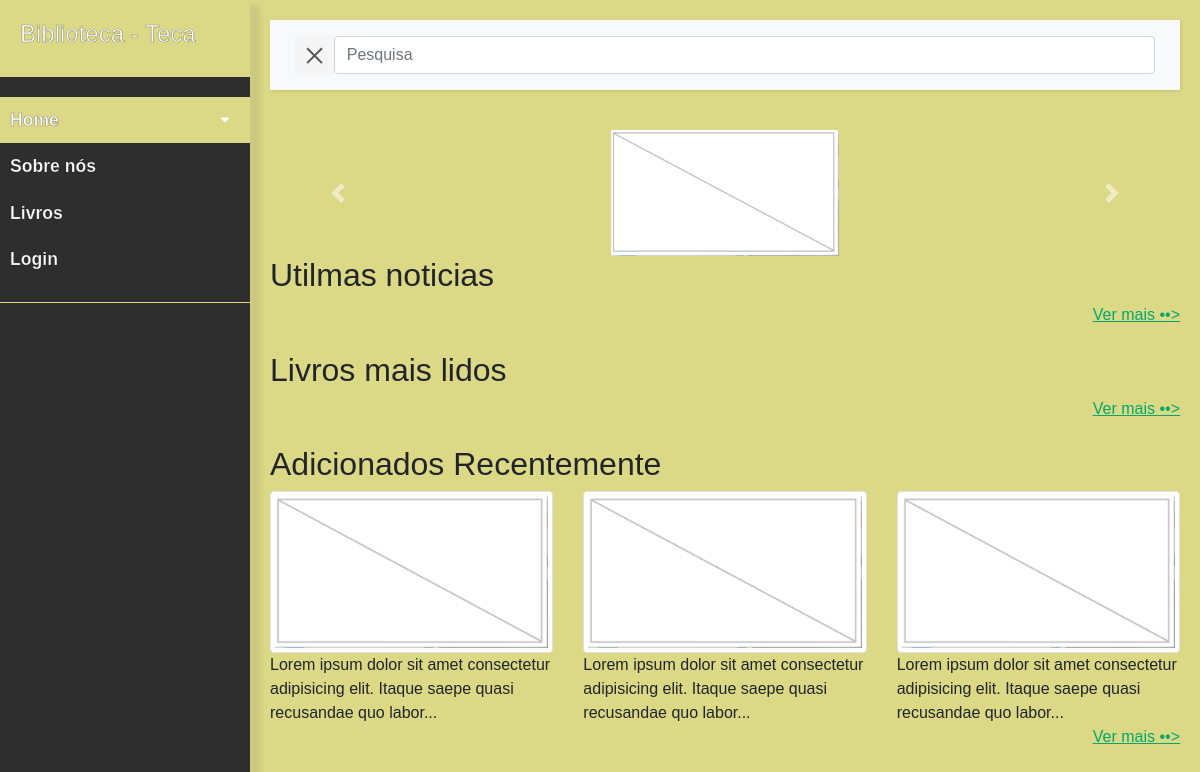
Before: / with the older database file.
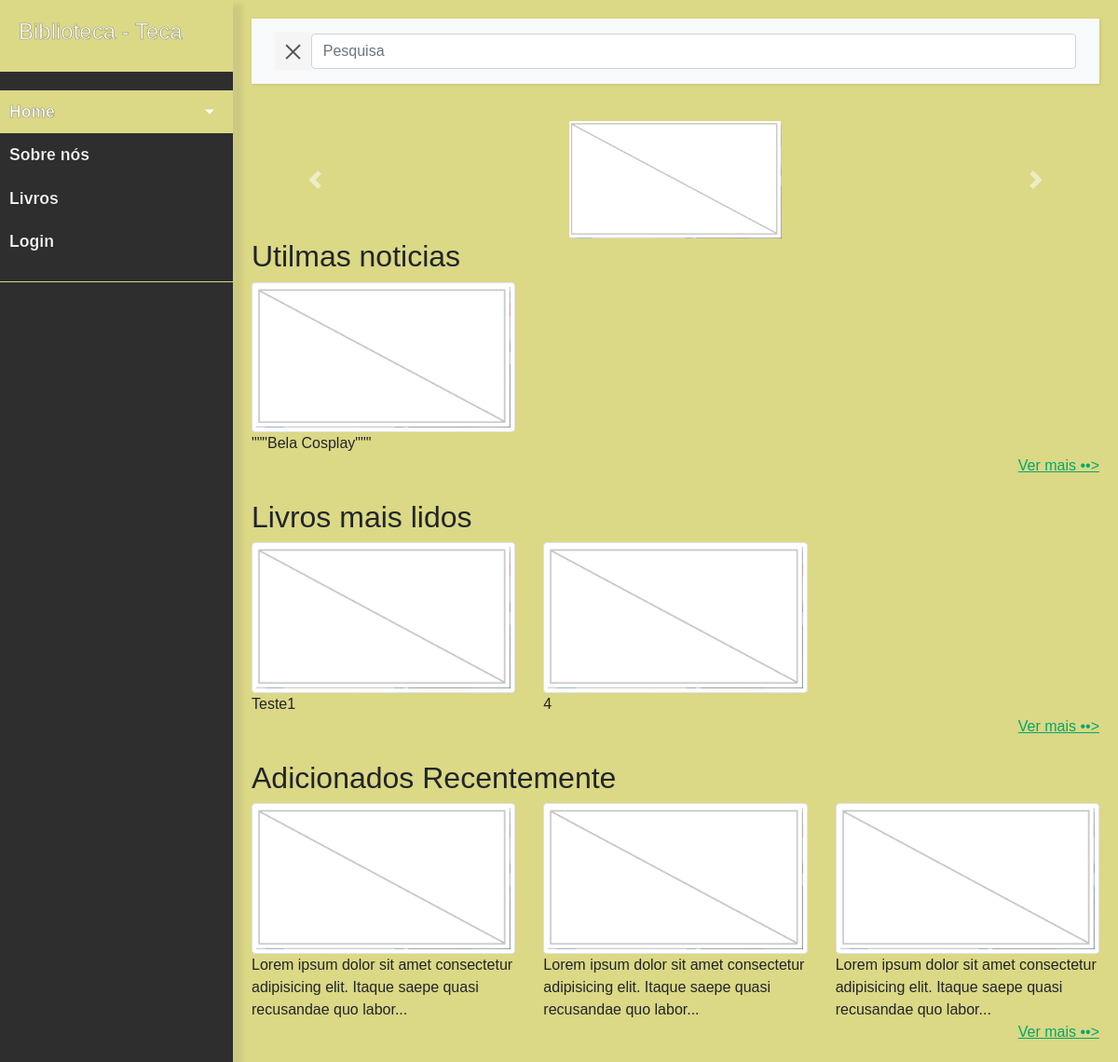
After: the same page with the newer database file.
### tables this page shows
CREATE TABLE `noticias` (
  `idNoticias` int(11) NOT NULL,
  `titulo` varchar(150) NOT NULL,
  `data_publicao` date NOT NULL,
  `autor` varchar(250) NOT NULL,
  `texto` varchar(550) NOT NULL,
  `imagem_idImagem` int(11) NOT NULL
);

CREATE TABLE `livro` (
  `idlivro` int(11) NOT NULL,
  `titulo` varchar(125) NOT NULL,
  `autor` varchar(250) NOT NULL,
  `editora` varchar(125) NOT NULL,
  `isbn` int(11) NOT NULL,
  `sinopse` varchar(550) DEFAULT NULL,
  `imagem_idImagem` int(11) NOT NULL
);

### Banco/CRUD.php (called while the page is built, shortened)
<?php
class BancoBi{
    protected $pdo;
    public function __construct(\PDO $pdo)
    {
        $this->pdo = $pdo;
        $this->pdo->setAttribute(\PDO::ATTR_ERRMODE, \PDO::ERRMODE_EXCEPTION);
    }
    public function SelectAllCrud($tableName, $fields='*')
    {
        $sel = $this->pdo->prepare("SELECT $fields FROM $tableName");
        $sel->execute();
        $rows = $sel->fetchAll(PDO::FETCH_ASSOC);
        return $rows;
    }
}
?>

### conectar.php (called while the page is built, shortened)
<?php
include_once('Banco/CRUD.php');
$dsn	= 	"mysql:dbname=".SS_DB_NAME.";host=".SS_DB_HOST."";
$pdo = new PDO($dsn, SS_DB_USER, SS_DB_PASSWORD);
$db 	=	new BancoBi($pdo);
?>

### index.php (the view, shortened to what this page needs)
<?php
    require("header.php");
 ?>
<body>
<div class="wrapper">
<?php require("sidebar.php"); ?>
    <div id="content">
     <?php
     include("pesquisa.php");
     include("carrosel.php");
     include("conectar.php");?>
        <h2>Utilmas noticias</h2>
        <div class="row">
       <?php
        $limit=3;
        $imprime3= $db->SelectAllCrud("noticias","*",$limit);
        if(count($imprime3)>0){
            foreach($imprime3 as $val){
        ?>
            <?php
            echo"     <div class='col-1 col-sm-4'>
                        <img src='images/teste.jpg' class='img-thumbnail'>".mb_strimwidth($val["texto"], 0, 100, "...")."</div>";
               ?>
        <?php
            }
        }else{}
        ?>
         </div>
        <div style="color:#00a86b; text-align: right;">
            <a href="#" ><u>Ver mais ••></u></a>
        </div>
        <br>
        <h2>Livros mais lidos</h2>
       <div class="row">
       <?php
        $limit=3;
        $imprime3= $db->SelectAllCrud("livro","*",$limit);
        if(count($imprime3)>0){
            foreach($imprime3 as $val){
        ?>
       <?php
     echo"
                <div class='col-1 col-sm-4'>
                <img src='images/teste.jpg' class='img-thumbnail'>".mb_strimwidth($val["titulo"], 0, 100, "...")."</div>";
           ?>
         <?php
            }
        }else{}
        ?>
       </div>
       <div style="color:#00a86b; text-align: right;">
             <a href="#" ><u>Ver mais ••></u></a>
        </div>
        <br>
        <h2>Adicionados Recentemente</h2>
       <div class="row">
       <?php
       for ($i = 1; $i <= 3; $i++) {
           $text =" Lorem ipsum dolor sit amet consectetur adipisicing elit. Itaque saepe quasi recusandae quo labore praesentium ";
     echo"     <div class='col-1 col-sm-4'>
                   <img src='images/teste.jpg' class='img-thumbnail'>".mb_strimwidth($text, 0, 100, "...")."</div>";
            } ?>
       </div>
       <div style="color:#00a86b; text-align: right;">
             <a href="#" ><u>Ver mais ••></u></a>
        </div>
        </div>
</div>
</body>
</html>

### header.php (shortened to what this page needs)
<!DOCTYPE html>
<html>
<head>
    <link rel="stylesheet" href="css/bootstrap.css">
    <link rel="stylesheet" href="css/style.css">
</head>

### sidebar.php
<nav id="sidebar">
        <div class="sidebar-header">
            <h4>Biblioteca - Teca</h4>
        </div>
        <ul class="list-unstyled components">
            <li class="active">
                <a href="#homeSubmenu" data-toggle="collapse" aria-expanded="false" class="dropdown-toggle">Home</a>
            </li>
            <li>
                <a href="#">Sobre nós</a>
            </li>
            <li>
                <a href="#">Livros</a>
            </li>
            <li>
                <a href="admin/login.php">Login</a>
            </li>
        </ul>
    </nav>

### pesquisa.php (shortened to what this page needs)
<nav class="navbar navbar-expand-lg navbar-light bg-light">
            <div class="container-fluid">
                            <button type="button" id="sidebarCollapse" class="navbar-btn">
                            <span></span>
                            </button>
                            <input type="text" class="form-control" placeholder="Pesquisa">
            </div>
        </nav>

### carrosel.php (shortened to what this page needs)
 <center>
     <div id="carouselExampleControls" class="carousel slide" data-ride="carousel">
        <div class="carousel-inner">
            <div class="carousel-item active">
                     <img class="d-block w-25" src="images/teste.jpg" href="http://google.com" alt="First slide">
            </div>
        </div>
        <a class="carousel-control-prev" href="#carouselExampleControls" role="button" data-slide="prev">
            <span class="carousel-control-prev-icon" aria-hidden="true"></span>
        </a>
        <a class="carousel-control-next" href="#carouselExampleControls" role="button" data-slide="next">
            <span class="carousel-control-next-icon" aria-hidden="true"></span>
        </a>
    </div>
</center>

### css/style.css (style rules this page uses)
body { font-family: 'Poppins', sans-serif; background: #DBD886; }
a, a:hover, a:focus { color: inherit; text-decoration: none; transition: all 0.3s; }
.navbar { padding: 15px 10px; background: #fff; border: none; border-radius: 0; margin-bottom: 40px; box-shadow: 1px 1px 3px rgba(0, 0, 0, 0.1); }
.navbar-btn { box-shadow: none; outline: none !important; border: none; }
.wrapper { display: flex; width: 100%; align-items: stretch; perspective: 1500px; }
#sidebar { font-weight: bold; -webkit-text-stroke: 0.7px rgba(0, 0, 0, 0.342); min-width: 250px; max-width: 250px; background: #2E2E2E; color: #fff; transition: all 0.6s cubic-bezier(0.945, 0.020, 0.270, 0.665); transform-origin: bottom left; box-shadow:10px 5px 5px rgba(87, 86, 86, 0.11); }
#sidebar .sidebar-header { padding: 20px; background: #DBD886; }
#sidebar ul.components { padding: 20px 0; border-bottom: 1px solid #DBD886; }
#sidebar ul li a { padding: 10px; font-size: 1.1em; display: block; }
#sidebar ul li.active > a, a[aria-expanded="true"] { color: #fff; background: #DBD886; }
a[data-toggle="collapse"] { position: relative; }
.dropdown-toggle::after { display: block; position: absolute; top: 50%; right: 20px; transform: translateY(-50%); }
#content { width: 100%; padding: 20px; min-height: 100vh; transition: all 0.3s; }
#sidebarCollapse { width: 40px; height: 40px; background: #f5f5f5; cursor: pointer; }
#sidebarCollapse span { width: 80%; height: 2px; margin: 0 auto; display: block; background: #555; transition: all 0.8s cubic-bezier(0.810, -0.330, 0.345, 1.375); transition-delay: 0.2s; }
#sidebarCollapse span:last-of-type { transform: rotate(-45deg) translate(1px, -1px); }

Changed rows visible on the page:
added noticias: texto "\"\"\"Bela Cosplay\"\"\""
added livro: titulo "Teste1"
added livro: titulo "4"
